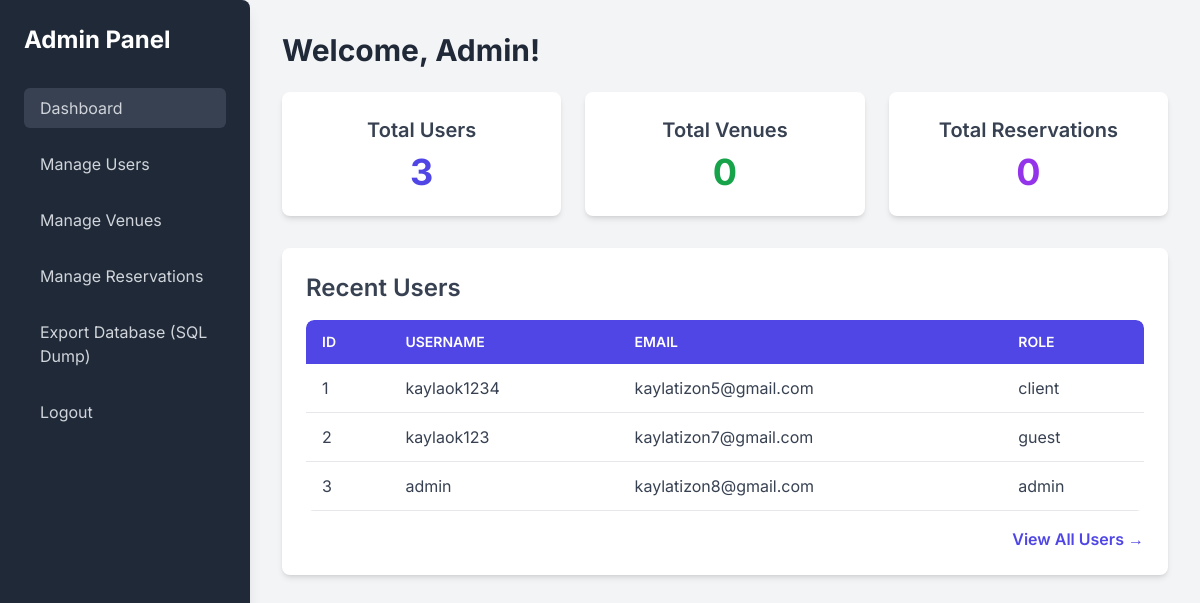
The page /admin/dashboard.php (signed in) on the database its author committed.
### tables this page shows
CREATE TABLE IF NOT EXISTS users (
    id INT AUTO_INCREMENT PRIMARY KEY,
    username VARCHAR(50) NOT NULL UNIQUE,
    email VARCHAR(100) NOT NULL UNIQUE,
    password VARCHAR(255) NOT NULL,
    contact_number VARCHAR(20),
    location VARCHAR(100),
    client_name VARCHAR(100),
    client_email VARCHAR(100),
    client_phone VARCHAR(20),
    client_address TEXT,
    role ENUM('admin', 'guest', 'client') DEFAULT 'guest',
    created_at TIMESTAMP DEFAULT CURRENT_TIMESTAMP,
    updated_at TIMESTAMP DEFAULT CURRENT_TIMESTAMP ON UPDATE CURRENT_TIMESTAMP
);

### admin/dashboard.php (the view, shortened to what this page needs)
<!DOCTYPE html>
<html lang="en">
<head>
    <script src="https://cdn.tailwindcss.com"></script>
</head>
<body>
<?php
require_once 'config.php';
$view = $_GET['view'] ?? 'dashboard';
$users = [];
$venues = [];
$reservations = [];
if ($view === 'users' || $view === 'dashboard') {
    $sql_users = "SELECT id, username, email, role, created_at FROM users ORDER BY created_at DESC";
    $result_users = $conn->query($sql_users);
    if ($result_users->num_rows > 0) {
        while ($row = $result_users->fetch_assoc()) {
            $users[] = $row;
        }
    }
}
?>
<div class="flex h-screen">
    <div class="sidebar flex flex-col p-6 shadow-lg rounded-r-lg">
        <div class="text-white text-2xl font-bold mb-8">Admin Panel</div>
        <nav>
            <ul class="space-y-4">
                <li><a href="dashboard.php" class="block py-2 px-4 rounded-md transition duration-200 <?php echo ($view === 'dashboard') ? 'bg-gray-700 text-white' : ''; ?>">Dashboard</a></li>
                <li><a href="dashboard.php?view=users" class="block py-2 px-4 rounded-md transition duration-200 <?php echo ($view === 'users') ? 'bg-gray-700 text-white' : ''; ?>">Manage Users</a></li>
                <li><a href="dashboard.php?view=venues" class="block py-2 px-4 rounded-md transition duration-200 <?php echo ($view === 'venues') ? 'bg-gray-700 text-white' : ''; ?>">Manage Venues</a></li>
                <li><a href="dashboard.php?view=reservations" class="block py-2 px-4 rounded-md transition duration-200 <?php echo ($view === 'reservations') ? 'bg-gray-700 text-white' : ''; ?>">Manage Reservations</a></li>
                <li><a href="export_db.php" class="block py-2 px-4 rounded-md transition duration-200 text-blue-400 hover:text-blue-300">Export Database (SQL Dump)</a></li>
                <li><a href="logout.php" class="block py-2 px-4 rounded-md transition duration-200 text-red-400 hover:text-red-300">Logout</a></li>
            </ul>
        </nav>
    </div>
    <div class="flex-1 p-8 overflow-y-auto">
        <h1 class="text-3xl font-bold text-gray-800 mb-6">Welcome, Admin!</h1>
        <?php if ($view === 'dashboard'): ?>
            <div class="grid grid-cols-1 md:grid-cols-3 gap-6 mb-8">
                <div class="bg-white p-6 rounded-lg shadow-md text-center">
                    <h3 class="text-xl font-semibold text-gray-700 mb-2">Total Users</h3>
                    <p class="text-4xl font-bold text-indigo-600"><?php echo count($users); ?></p>
                </div>
                <div class="bg-white p-6 rounded-lg shadow-md text-center">
                    <h3 class="text-xl font-semibold text-gray-700 mb-2">Total Venues</h3>
                    <p class="text-4xl font-bold text-green-600"><?php echo count($venues); ?></p>
                </div>
                <div class="bg-white p-6 rounded-lg shadow-md text-center">
                    <h3 class="text-xl font-semibold text-gray-700 mb-2">Total Reservations</h3>
                    <p class="text-4xl font-bold text-purple-600"><?php echo count($reservations); ?></p>
                </div>
            </div>
            <div class="bg-white p-6 rounded-lg shadow-md mb-8">
                <h2 class="text-2xl font-semibold text-gray-700 mb-4">Recent Users</h2>
                <div class="overflow-x-auto">
                    <table class="min-w-full bg-white rounded-lg overflow-hidden">
                        <thead>
                            <tr class="table-header text-left">
                                <th class="py-3 px-4 uppercase font-semibold text-sm rounded-tl-lg">ID</th>
                                <th class="py-3 px-4 uppercase font-semibold text-sm">Username</th>
                                <th class="py-3 px-4 uppercase font-semibold text-sm">Email</th>
                                <th class="py-3 px-4 uppercase font-semibold text-sm rounded-tr-lg">Role</th>
                            </tr>
                        </thead>
                        <tbody class="text-gray-700">
                            <?php if (empty($users)): ?>
                                <tr>
                                    <td colspan="4" class="py-4 px-4 text-center">No users found.</td>
                                </tr>
                            <?php else: ?>
                                <?php foreach (array_slice($users, 0, 5) as $user):  ?>
                                    <tr class="border-b border-gray-200 hover:bg-gray-50">
                                        <td class="py-3 px-4"><?php echo htmlspecialchars($user['id']); ?></td>
                                        <td class="py-3 px-4"><?php echo htmlspecialchars($user['username']); ?></td>
                                        <td class="py-3 px-4"><?php echo htmlspecialchars($user['email']); ?></td>
                                        <td class="py-3 px-4"><?php echo htmlspecialchars($user['role']); ?></td>
                                    </tr>
                                <?php endforeach; ?>
                            <?php endif; ?>
                        </tbody>
                    </table>
                </div>
                <div class="text-right mt-4">
                    <a href="dashboard.php?view=users" class="text-indigo-600 hover:text-indigo-800 font-semibold">View All Users &rarr;</a>
                </div>
            </div>
        <?php endif; ?>
    </div>
</div>
</body>
</html>

### admin/dashboard.php (style rules this page uses)
body { font-family: 'Inter', sans-serif; background-color: #f3f4f6; }
.table-header { background-color: #4f46e5; color: white; }
.sidebar { width: 250px; background-color: #1f2937; }
.sidebar a { color: #d1d5db; }

### rows shown on the page
users: id "1", username "kaylaok1234", email "kaylatizon5@gmail.com", role "client"
users: id "2", username "kaylaok123", email "kaylatizon7@gmail.com", role "guest"
users: id "3", username "admin", email "kaylatizon8@gmail.com", role "admin"

### other values the page prints
count($users) "3"
count($venues) "0"
count($reservations) "0"
